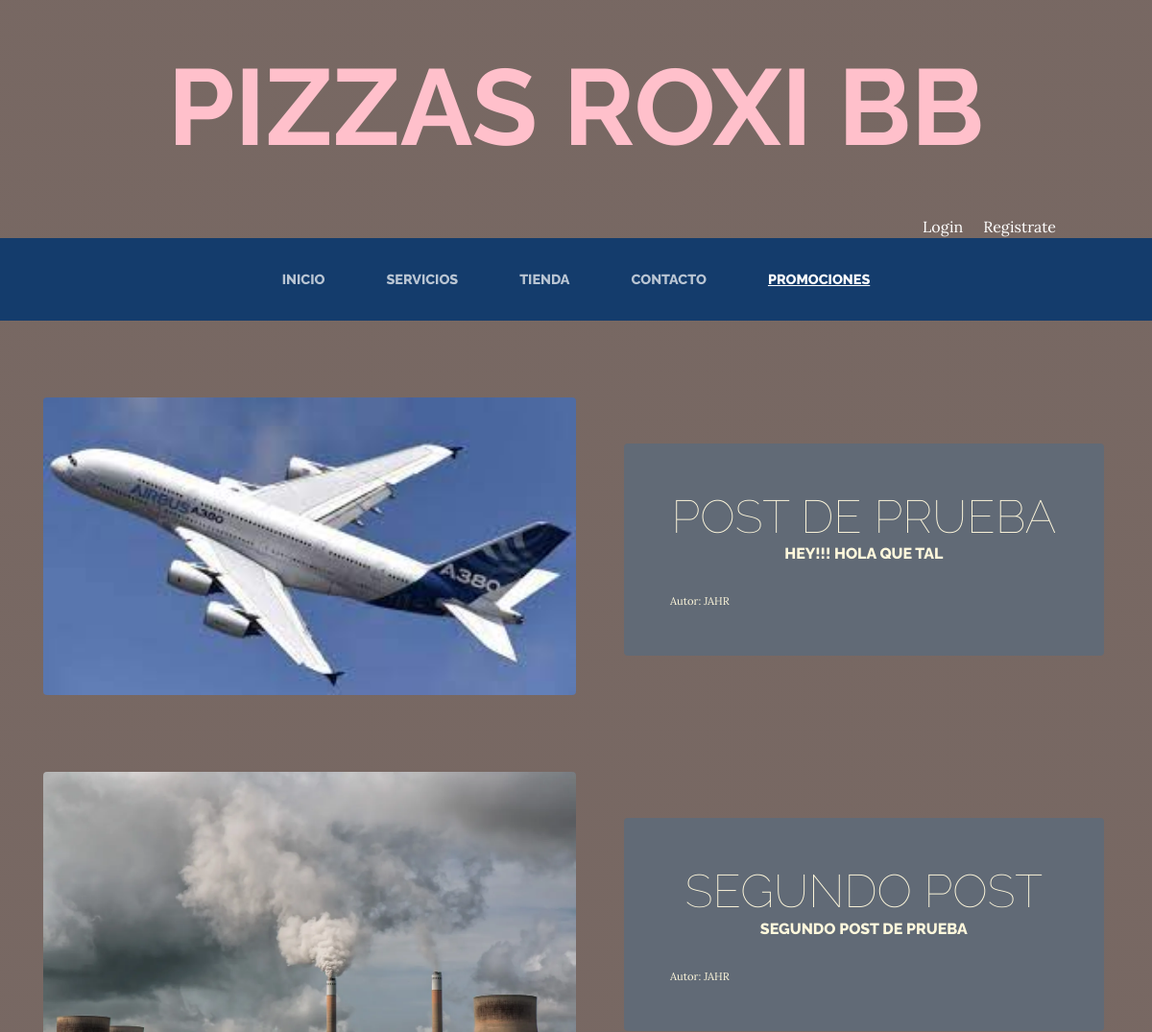
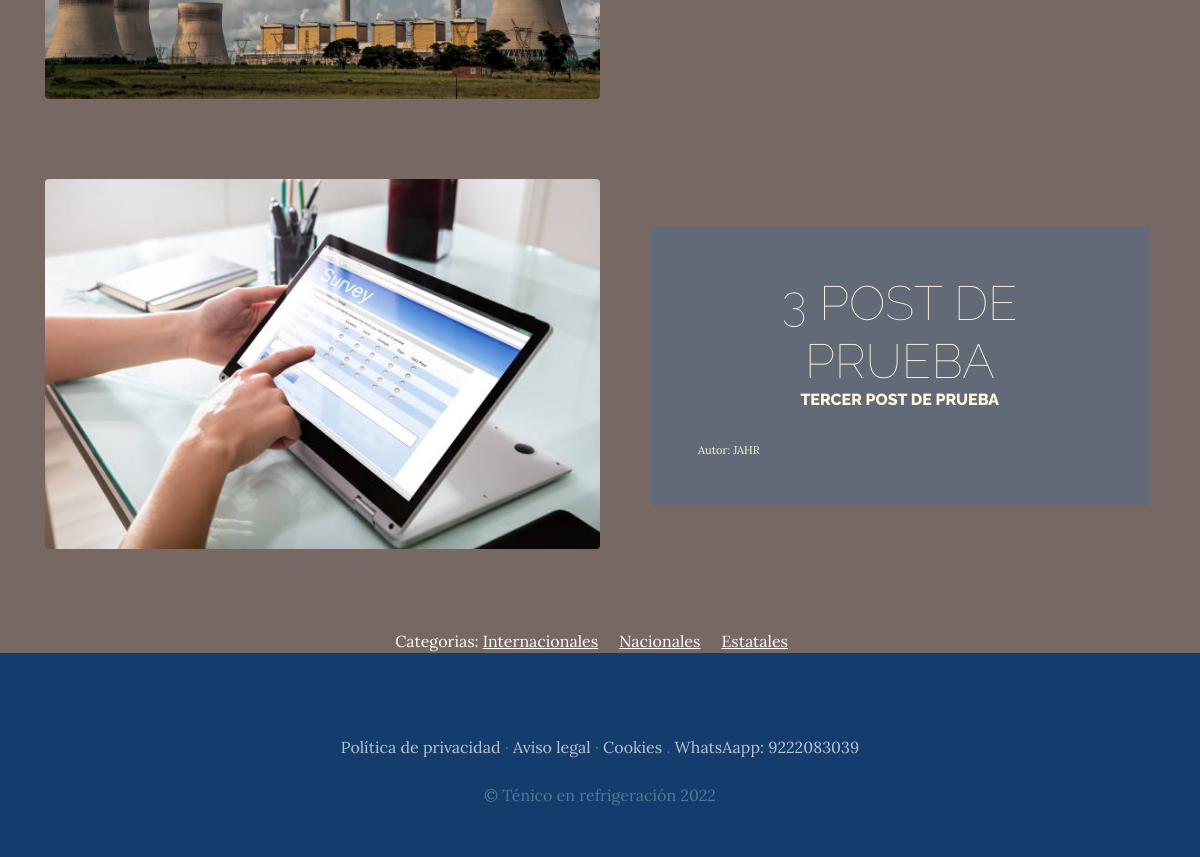
Screenshot of /blog/ with the database file from the repository (2 pictures, top to bottom).
### blog/models.py (models this page shows, shortened)
class Post(models.Model):
    titulo=models.CharField(max_length=50)
    contenido=models.CharField(max_length=50)
    imagen=models.ImageField(upload_to="blog", null=True, blank=True)
    autor=models.ForeignKey(User, on_delete=models.CASCADE)
    categorias=models.ManyToManyField(Categoria)
    created=models.DateTimeField(auto_now_add=True)
    update=models.DateTimeField(auto_now_add=True)
    class Meta:
        verbose_name='post'
        verbose_name_plural='posts'

class Categoria(models.Model):
    nombre=models.CharField(max_length=50)
    created=models.DateTimeField(auto_now_add=True)
    update=models.DateTimeField(auto_now_add=True)
    class Meta:
        verbose_name='categoria'
        verbose_name_plural='categorias'

### blog/views.py (the view)
# urls.py: 2. Add a URL to urlpatterns:  path('blog/', include('blog.urls'))
def blog(request):
     posts=Post.objects.all()
     return render(request, "blog/blog.html", {"posts": posts})

### carro/context_processor.py (called while the page is built)
def importe_total_carro(request):
    total=0
    if request.user.is_authenticated:
        for key, value in request.session["carro"].items():
            total=total+(float(value["precio"]))
    else:
        total="Debes hacer login"
    return {"importe_total_carro":total}

### blog/templates/blog/blog.html
{% extends "ProyectowebApp/base.html" %}
{% load static %}
{% block content %}
    {% for post in posts %}
    <section class="page-section clearfix">
        <div class="container">
          <div class="intro">
            <img class="intro-img img-fluid mb-3 mb-lg-0 rounded" src="{{post.imagen.url}}" alt="" style="width: 50%;">
            <div class="intro-text left-0 text-center bg-faded p-5 rounded">
              <h2 class="section-heading mb-4" >
                <span class="section-heading-lower">{{post.titulo}}</span>
                <span class="section-heading-upper">{{post.contenido}}</span>
              </h2>
              <div style="text-align: left; font-size: 0.7em;">
                Autor: {{post.autor}}
              </div>
            </div>
          </div>
        </div>
      </section>
    {% endfor %}
    <section>
      <div style="width:75%; margin: auto; text-align: center; color: white">
        Categorias:
        {% for post in posts %}
          {% for categoria in post.categorias.all %}
            <a href="{% url 'categoria' categoria.id %}" class="linksCategorias">{{categoria.nombre}}</a> &nbsp;&nbsp;&nbsp;
            {% endfor %}
        {% endfor %}
      </div>
    </section>
{% endblock %}

### ProyectowebApp/templates/ProyectowebApp/base.html (shortened to what this page needs)
<html>
<head>
    {% load static %}
    <link href="{% static 'ProyectowebApp/vendor/bootstrap/css/bootstrap.min.css' %}" rel="stylesheet">
    <link href="{% static 'ProyectowebApp/css/gestion.css' %}" rel="stylesheet">
</head>
<body>
    <h1 class="site-heading text-center text-white d-none d-lg-block">
        <span class="site-heading-lower">PIZZAS ROXI BB</span>
      </h1>
      <div style="text-align: right; margin-right: 100px; color:white">
      {% if user.is_authenticated %}
      ¡Hola! {{ user.username }} &nbsp;&nbsp; <a href="{% url 'cerrar_sesion' %}" style="color:white;">Cerrar sesión</a>
      {% else %}
      <a href="{% url 'logear' %}" style="color:white;">Login</a> &nbsp; &nbsp; <a href="{% url 'Autenticacion' %}" style="color:white;">Registrate</a>
      {% endif %}
      </div>
 <nav class="navbar navbar-expand-lg navbar-dark py-lg-4" id="mainNav">
    <div class="container">
      <div class="collapse navbar-collapse" id="navbarResponsive">
        <ul class="navbar-nav mx-auto">
          <li class="nav-item {% if request.path == '/' %}active{% endif %} px-lg-4">
            <a class="nav-link text-uppercase text-expanded" href="{% url 'Home' %}">Inicio</a>
          </li>
          <li class="nav-item {% if request.path == '/servicios/' %}active{% endif %} px-lg-4">
            <a class="nav-link text-uppercase text-expanded" href="{% url 'Servicios' %}">Servicios</a>
          </li>
          <li class="nav-item {% if request.path == '/tienda/' %}active{% endif %} px-lg-4">
            <a class="nav-link text-uppercase text-expanded" href="{% url 'Tienda' %}">Tienda</a>
          </li>
          <li class="nav-item {% if request.path == '/contacto/' %}active{% endif %} px-lg-4">
            <a class="nav-link text-uppercase text-expanded" href="{% url 'Contacto' %}">Contacto</a>
          </li>
          <li class="nav-item {% if request.path|slice:':6' == '/blog/' %}active{% endif %} px-lg-4">
            <a class="nav-link text-uppercase text-expanded" href="{% url 'Blog' %}">Promociones</a>
          </li>
        </ul>
      </div>
    </div>
  </nav>
   {% block content %}
   {% endblock %}
    <footer class="footer text-faded text-center py-5">
      <div class="container">
        <p class="m-0 mbt">
        	<a href="sample.html" class="link">Política de privacidad</a> ·
        	<a href="sample.html" class="link">Aviso legal</a> ·
        	<a href="sample.html" class="link">Cookies</a> .
          <a href="sample.html" class="link">WhatsAapp: 9222083039</a>
		</p>
        <p class="m-0 mbt1">&copy; Ténico en refrigeración 2022</p>
      </div>
	</footer>
</body>
</html>

### ProyectowebApp/static/ProyectowebApp/css/gestion.css (style rules this page uses)
body { font-family: 'Lora'; background: linear-gradient(rgba(47, 23, 15, 0.65), rgba(47, 23, 15, 0.65)), url("../img/tecnico.jpg"); background-attachment: fixed; background-position: center; background-size: cover; }
h1, h2, h3, h4, h5, h6 { font-family: 'Raleway'; }
p { line-height: 1.75; }
.text-faded { color: rgba(255, 255, 255, 0.3); }
.site-heading { margin-top: 5rem; margin-bottom: 5rem; text-transform: uppercase; line-height: 1; font-family: 'Raleway'; }
.site-heading .site-heading-lower { font-size: 7rem; font-weight: 100; line-height: 4rem; font-weight: bold; color:pink; }
.page-section { margin-top: 5rem; margin-bottom: 5rem; }
.section-heading { text-transform: uppercase; }
.section-heading .section-heading-upper { display: block; font-size: 1rem; font-weight: 800; padding-bottom:.5rem; }
.section-heading .section-heading-lower { display: block; font-size: 3rem; font-weight: 100; }
.bg-faded { background-color: rgba(255, 255, 255, 0.85); }
#mainNav { background-color: rgba(20, 60, 108 ); font-family: 'Raleway'; }
#mainNav .navbar-nav .nav-item .nav-link { color: rgba(255, 255, 255, 0.7); font-weight: 800; }
#mainNav .navbar-nav .nav-item.active .nav-link { color: #ffffff; text-decoration: underline; }
@media (min-width: 992px) { #mainNav .navbar-nav .nav-item .nav-link { font-size: 0.9rem; } }
.intro { position: relative; }
@media (min-width: 992px) { .intro .intro-img { width: 60%; float: left; left: 50; } }
@media (min-width: 992px) { .intro .intro-text { left: 605; width: 60%; margin-top: 3rem; background-color: rgba(97, 106, 118 ); color: cornsilk; position: absolute; } }
@media (min-width: 1200px) { .intro .intro-text { width: 45%; } }
.footer { background-color: rgba(20, 60, 108); }
.mbt { padding-top: 2rem; }
.mbt1 { padding-top: 1.25rem; }
a.link { color: rgba(255, 255, 255, 0.7); }
.linksCategorias { color: white !important; text-decoration: underline; }

### rows the page displays
Post: imagen (picture), titulo "POST DE PRUEBA", contenido "HEY!!! HOLA QUE TAL", autor "JAHR"
Post: imagen (picture), titulo "SEGUNDO POST", contenido "SEGUNDO POST DE PRUEBA", autor "JAHR"
Post: imagen (picture), titulo "3 POST DE PRUEBA", contenido "TERCER POST DE PRUEBA", autor "JAHR"
Categoria: nombre "Internacionales"
Categoria: nombre "Nacionales"
Categoria: nombre "Estatales"
